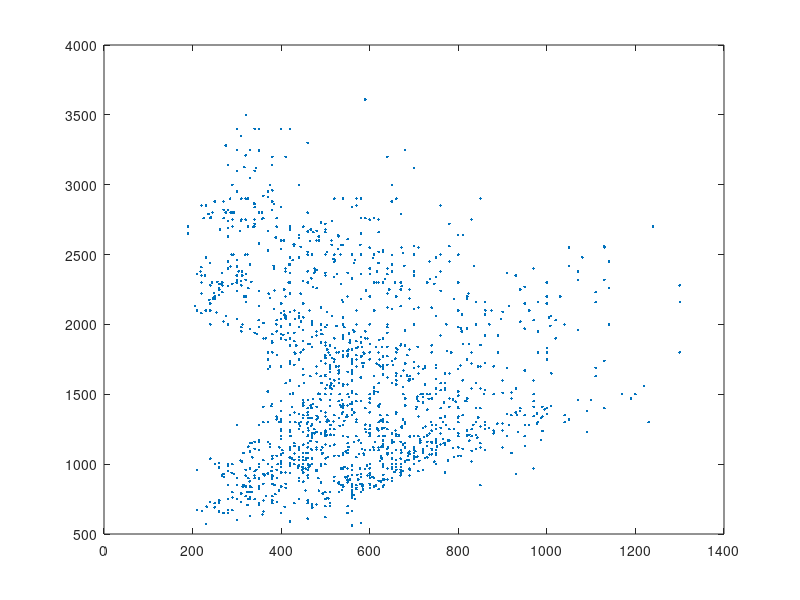

Write MATLAB code to recreate this figure.
function task1()
    load('PB_data.mat');
    J = [f1,f2];
    
    f = figure();
    plot(J(:,1),J(:,2),'.');
    saveas(f, 'out/plot_f0f1','png');
end